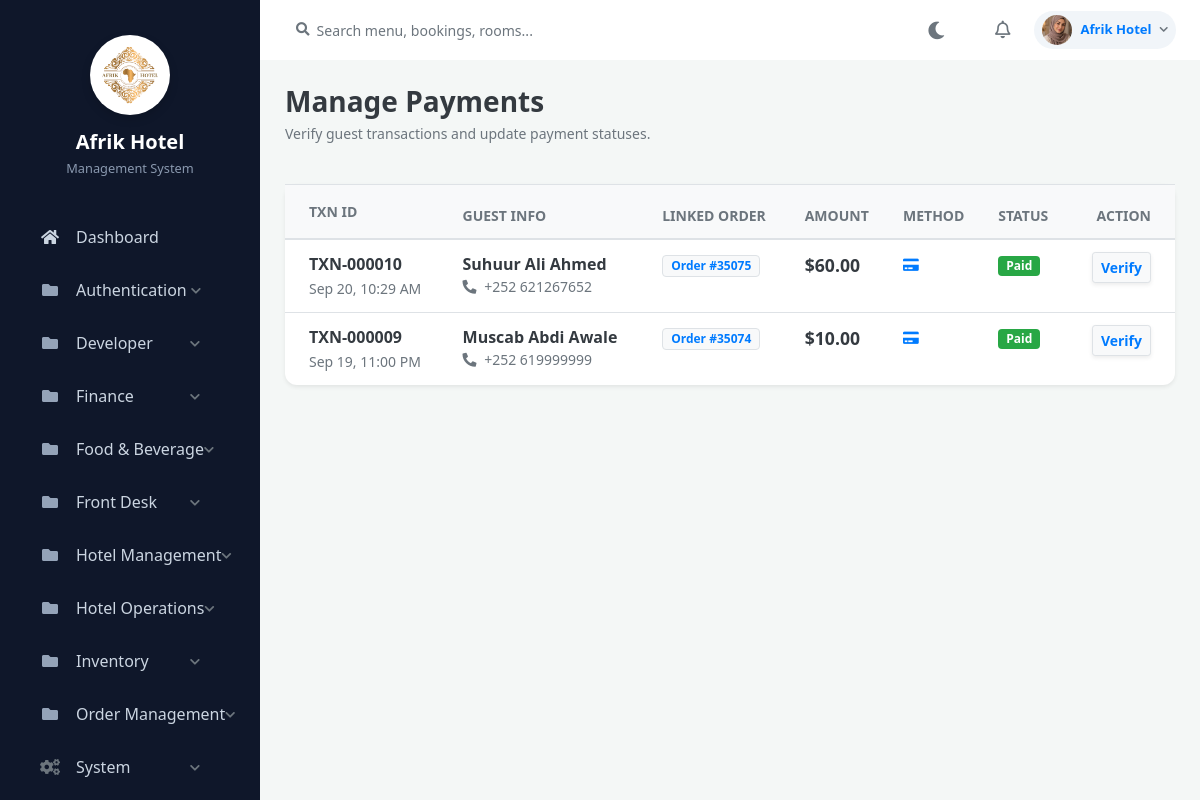
The page /admin/payments/payments.php (signed in) on the database its author committed.
### tables this page shows
CREATE TABLE `settings` (
  `id` int(11) NOT NULL,
  `hotel_name` varchar(255) NOT NULL,
  `hotel_email` varchar(255) NOT NULL,
  `hotel_phone` varchar(50) NOT NULL,
  `hotel_address` text NOT NULL,
  `updated_at` timestamp NOT NULL DEFAULT current_timestamp() ON UPDATE current_timestamp(),
  `hotel_logo` varchar(255) DEFAULT NULL
);

CREATE TABLE `system_pages` (
  `id` int(11) NOT NULL,
  `page_name` varchar(100) NOT NULL,
  `url` varchar(255) NOT NULL,
  `category` varchar(100) NOT NULL,
  `icon_class` varchar(100) NOT NULL,
  `page_type` varchar(50) DEFAULT 'Sidebar',
  `created_at` timestamp NOT NULL DEFAULT current_timestamp()
);

CREATE TABLE `payments` (
  `id` int(11) NOT NULL,
  `booking_id` int(11) DEFAULT NULL,
  `amount` decimal(10,2) NOT NULL DEFAULT 0.00,
  `amount_paid` decimal(10,2) DEFAULT NULL,
  `payment_method` enum('Cash','Card','Mobile Money') DEFAULT NULL,
  `payment_date` timestamp NOT NULL DEFAULT current_timestamp() ON UPDATE current_timestamp(),
  `status` varchar(50) DEFAULT 'Pending'
);

CREATE TABLE `customers` (
  `id` int(11) NOT NULL,
  `full_name` varchar(100) DEFAULT NULL,
  `email` varchar(100) DEFAULT NULL,
  `password` varchar(255) DEFAULT NULL,
  `phone` varchar(20) DEFAULT NULL,
  `id_number` varchar(50) DEFAULT NULL,
  `adress` varchar(255) DEFAULT NULL,
  `created_at` timestamp NOT NULL DEFAULT current_timestamp() ON UPDATE current_timestamp(),
  `nationality` varchar(100) DEFAULT NULL,
  `address` varchar(255) DEFAULT NULL
);

CREATE TABLE `bookings` (
  `id` int(11) NOT NULL,
  `customer_id` int(11) DEFAULT NULL,
  `room_id` int(11) DEFAULT NULL,
  `check_in` date DEFAULT NULL,
  `check_out` date DEFAULT NULL,
  `total_price` decimal(10,2) NOT NULL DEFAULT 0.00,
  `status` enum('Pending','Confirmed','Checked\r\nin','Checked-out','Cancelled') DEFAULT NULL,
  `total_amount` decimal(10,2) DEFAULT NULL,
  `created_at` timestamp NOT NULL DEFAULT current_timestamp() ON UPDATE current_timestamp(),
  `num_guests` int(11) DEFAULT 1
);

### includes/auth_check.php (called while the page is built, shortened)
<?php
$scriptDir = dirname($_SERVER['SCRIPT_FILENAME']);
$basePath = '';
while (!file_exists($scriptDir . '/config/database.php') && strlen($scriptDir) > 3) {
    $basePath .= '../';
    $scriptDir = dirname($scriptDir);
}
?>

### admin/payments/payments.php (the view, shortened to what this page needs)
<?php
require_once '../../includes/auth_check.php';
require_once '../../config/database.php';
$conn->query("ALTER TABLE payments MODIFY COLUMN status VARCHAR(50) DEFAULT 'Pending'");
$query = "
    SELECT p.id as payment_id, p.amount, p.payment_method, p.status as payment_status, p.payment_date,
           b.id as booking_id,
           c.full_name, c.phone
    FROM payments p
    JOIN bookings b ON p.booking_id = b.id
    JOIN customers c ON b.customer_id = c.id
    ORDER BY p.payment_date DESC
";
$payments_result = $conn->query($query);
include '../../includes/header.php';
include '../../includes/sidebar.php';
include '../../includes/navbar.php';
?>
<div class="container-fluid p-0">
    <div class="d-flex justify-content-between align-items-center mb-4">
        <div>
            <h1 class="h3 font-weight-bold text-dark mb-1">Manage Payments</h1>
            <p class="text-muted small">Verify guest transactions and update payment statuses.</p>
        </div>
    </div>
    <div class="card shadow-sm border-0" style="border-radius: 12px;">
        <div class="card-body p-0">
            <div class="table-responsive">
                <table class="table table-hover align-middle mb-0">
                    <thead class="bg-light text-muted small text-uppercase">
                        <tr>
                            <th class="pl-4 py-3">Txn ID</th>
                            <th>Guest Info</th>
                            <th>Linked Order</th>
                            <th>Amount</th>
                            <th>Method</th>
                            <th>Status</th>
                            <th class="text-right pr-4">Action</th>
                        </tr>
                    </thead>
                    <tbody>
                        <?php if($payments_result && $payments_result->num_rows > 0): ?>
                            <?php while($row = $payments_result->fetch_assoc()): ?>
                            <tr>
                                <td class="pl-4 font-weight-bold text-dark">
                                    TXN-<?php echo str_pad($row['payment_id'], 6, '0', STR_PAD_LEFT); ?><br>
                                    <small class="text-muted"><?php echo date('M d, g:i A', strtotime($row['payment_date'])); ?></small>
                                </td>
                                <td>
                                    <div class="font-weight-bold text-dark"><?php echo htmlspecialchars($row['full_name']); ?></div>
                                    <div class="small text-muted"><i class="fas fa-phone-alt mr-1"></i> <?php echo htmlspecialchars($row['phone']); ?></div>
                                </td>
                                <td>
                                    <a href="../bookings/bookings.php" class="badge badge-light border text-primary px-2 py-1">
                                        Order #<?php echo str_pad($row['booking_id'], 5, '0', STR_PAD_LEFT); ?>
                                    </a>
                                </td>
                                <td>
                                    <div class="font-weight-bold text-dark" style="font-size: 1.1rem;">$<?php echo number_format($row['amount'], 2); ?></div>
                                </td>
                                <td>
                                    <span class="text-muted font-weight-bold small text-uppercase">
                                        <i class="fas <?php echo ($row['payment_method'] == 'EVC Plus') ? 'fa-mobile-alt text-success' : 'fa-credit-card text-primary'; ?> mr-1"></i>
                                    </span>
                                </td>
                                <td>
                                    <?php
                                        $bg = 'badge-secondary';
                                        if($row['payment_status'] == 'Paid' || $row['payment_status'] == 'Completed') $bg = 'badge-success';
                                    ?>
                                    <span class="badge <?php echo $bg; ?> px-2 py-1" style="font-size: 0.75rem; border-radius: 4px;"><?php echo $row['payment_status']; ?></span>
                                </td>
                                <td class="text-right pr-4">
                                    <button class="btn btn-sm btn-light border text-primary font-weight-bold shadow-sm" data-toggle="modal" data-target="#payModal<?php echo $row['payment_id']; ?>">
                                        Verify
                                    </button>
                                </td>
                            </tr>
                            <?php endwhile; ?>
                        <?php else: ?>
                            <tr><td colspan="7" class="text-center py-5 text-muted">No payments found in the system.</td></tr>
                        <?php endif; ?>
                    </tbody>
                </table>
            </div>
        </div>
    </div>
</div>
<?php include '../../includes/footer.php'; ?>

### includes/sidebar.php (shortened to what this page needs)
<nav id="sidebar">
    <?php
    $sidebar_settings = [];
    if (isset($conn)) {
        $set_query = $conn->query("SELECT hotel_name, hotel_logo FROM settings WHERE id = 1");
        if ($set_query && $set_query->num_rows > 0) {
            $sidebar_settings = $set_query->fetch_assoc();
        }
    }
    $hotel_title = !empty($sidebar_settings['hotel_name']) ? htmlspecialchars($sidebar_settings['hotel_name']) : 'Afrik Hotel';
    $hotel_logo = !empty($sidebar_settings['hotel_logo']) ? htmlspecialchars($sidebar_settings['hotel_logo']) : '';
    ?>
    <div class="sidebar-header" style="flex-direction: column; text-align: center; padding-top: 35px; padding-bottom: 25px;">
        <?php if ($hotel_logo): ?>
            <img src="<?php echo $basePath; ?>assets/images/<?php echo $hotel_logo; ?>" alt="Logo" style="width: 80px; height: 80px; object-fit: cover; margin-bottom: 15px; margin-right: 0; background: #fff; border-radius: 50%; padding: 4px; box-shadow: 0 4px 10px rgba(0,0,0,0.15);">
        <?php endif; ?>
        <div>
            <div style="font-size: 1.25rem; line-height: 1.2; font-weight: 700; color: #fff;"><?php echo $hotel_title; ?></div>
            <div style="font-size: 0.8rem; font-weight: normal; color: #8a99af; margin-top: 5px;">Management System</div>
        </div>
    </div>
    <?php
    $current_page = basename($_SERVER['PHP_SELF']);
    $menu_structure = [];
    if (isset($conn)) {
        $pages_query = $conn->query("SELECT * FROM system_pages ORDER BY category ASC, id ASC");
        while($row = $pages_query->fetch_assoc()) {
            if (hasPermission($row['url'])) {
                if ($row['category'] === 'Finance' && (stripos($row['page_name'], 'report') !== false || stripos($row['url'], 'report') !== false)) {
                    $menu_structure['Reports'][] = $row;
                } else {
                    $menu_structure[$row['category']][] = $row;
                }
            }
        }
        $ordered_menu = [];
        if (isset($menu_structure['Main'])) {
            $ordered_menu['Main'] = $menu_structure['Main'];
            unset($menu_structure['Main']);
        }
        $system_pages = isset($menu_structure['System']) ? $menu_structure['System'] : null;
        unset($menu_structure['System']);
        $reports_pages = isset($menu_structure['Reports']) ? $menu_structure['Reports'] : null;
        unset($menu_structure['Reports']);
        foreach ($menu_structure as $cat => $pages) {
            $ordered_menu[$cat] = $pages;
        }
        if ($system_pages) {
            $ordered_menu['System'] = $system_pages;
        }
        if ($reports_pages) {
            $ordered_menu['Reports'] = $reports_pages;
        }
        $menu_structure = $ordered_menu;
    }
    ?>
    <ul class="list-unstyled components">
        <?php foreach($menu_structure as $category => $cat_pages): ?>
            <?php if ($category === 'Main'): ?>
                <?php foreach($cat_pages as $page): ?>
                    <li class="<?php echo ($current_page == basename($page['url'])) ? 'active' : ''; ?>">
                        <a href="<?php echo $basePath . $page['url']; ?>" class="d-flex align-items-center">
                            <i class="<?php echo htmlspecialchars($page['icon_class']); ?> mr-3" style="width: 20px; text-align: center;"></i>
                            <span style="white-space: nowrap;"><?php echo htmlspecialchars($page['page_name']); ?></span>
                        </a>
                    </li>
                <?php endforeach; ?>
            <?php else: ?>
                <?php $cat_id = md5($category); ?>
                <li>
                    <a href="#cat-<?php echo $cat_id; ?>" data-toggle="collapse" aria-expanded="false" class="d-flex justify-content-between align-items-center">
                        <div class="d-flex align-items-center">
                            <?php if ($category === 'Reports'): ?>
                                <i class="fas fa-chart-bar text-muted mr-3" style="width: 20px; text-align: center;"></i>
                            <?php elseif ($category === 'System'): ?>
                                <i class="fas fa-cogs text-muted mr-3" style="width: 20px; text-align: center;"></i>
                            <?php else: ?>
                                <i class="fas fa-folder text-muted mr-3" style="width: 20px; text-align: center;"></i>
                            <?php endif; ?>
                            <span style="white-space: nowrap;"><?php echo htmlspecialchars($category); ?></span>
                        </div>
                        <i class="fas fa-chevron-down text-muted" style="font-size: 0.7rem;"></i>
                    </a>
                </li>
            <?php endif; ?>
        <?php endforeach; ?>
    </ul>
</nav>

### includes/navbar.php (shortened to what this page needs)
<?php
$nav_username = htmlspecialchars($_SESSION['admin_username'] ?? 'Admin');
$nav_avatar = 'https://ui-avatars.com/api/?name=' . urlencode($nav_username) . '&background=10b981&color=fff';
if (isset($_SESSION['admin_id']) && isset($conn)) {
    $admin_id = intval($_SESSION['admin_id']);
    $pic_query = $conn->query("SELECT profile_picture FROM admin WHERE id = $admin_id");
    if ($pic_query && $pic_query->num_rows > 0) {
        $pic_data = $pic_query->fetch_assoc();
        if (!empty($pic_data['profile_picture'])) {
            $base = isset($basePath) ? $basePath : '../';
            $nav_avatar = $base . 'assets/images/' . htmlspecialchars($pic_data['profile_picture']);
        }
    }
}
?>
<div id="content">
    <div class="top-navbar px-4 py-2 d-flex align-items-center justify-content-between" style="background: var(--card-bg, #ffffff); border-bottom: 1px solid var(--border-color); position: sticky; top: 0; z-index: 999; transition: background 0.3s ease;">
        <div class="d-flex align-items-center flex-grow-1">
            <div class="input-group" style="max-width: 350px;">
                <div class="input-group-prepend">
                    <span class="input-group-text bg-transparent border-0 pr-1">
                        <i class="fas fa-search text-muted" style="font-size: 0.85rem;"></i>
                    </span>
                </div>
                <input type="text" class="form-control bg-transparent border-0 shadow-none px-1" placeholder="Search menu, bookings, rooms..." style="color: var(--text-main); font-size: 0.88rem;">
            </div>
        </div>
        <div class="d-flex align-items-center">
            <button type="button" id="darkModeToggle" class="btn btn-link text-muted p-2 mr-2" style="font-size: 1.1rem; text-decoration: none;">
                <i class="fas fa-moon" id="themeIcon"></i>
            </button>
            <div class="dropdown mx-2">
                <a href="#" class="text-muted position-relative d-inline-flex align-items-center p-2" id="notificationDropdown" data-toggle="dropdown" aria-haspopup="true" aria-expanded="false" style="font-size: 1.1rem;">
                    <i class="far fa-bell"></i>
                </a>
            </div>
            <div class="dropdown ml-2">
                <a href="#" class="d-flex align-items-center text-decoration-none py-1 px-2 rounded-pill" id="profileDropdown" data-toggle="dropdown" aria-haspopup="true" aria-expanded="false" style="background: var(--body-bg, #f1f5f9); border: 1px solid var(--border-color);">
                    <img src="<?php echo $nav_avatar; ?>" class="rounded-circle mr-2" style="width: 30px; height: 30px; object-fit: cover;" alt="User">
                    <span class="font-weight-bold mr-2 d-none d-sm-inline" style="font-size: 0.82rem; color: var(--text-main);"><?php echo $nav_username; ?></span>
                    <i class="fas fa-chevron-down text-muted" style="font-size: 0.6rem;"></i>
                </a>
            </div>
        </div>
    </div>
    <div class="content-wrapper">

### rows shown on the page
settings: hotel_logo (picture), hotel_name "Afrik Hotel"
system_pages: page_name "Dashboard"
payments: id "000010", payment_date "Sep 20, 10:29 AM", customers.full_name "Suhuur Ali Ahmed", customers.phone "+252 621267652", booking "35075", amount "60.00", status "Paid"
payments: id "000009", payment_date "Sep 19, 11:00 PM", customers.full_name "Muscab Abdi Awale", customers.phone "+252 619999999", booking "35074", amount "10.00", status "Paid"

### other values the page prints
$category "Authentication"
$category "Developer"
$category "Finance"
$category "Food & Beverage"
$category "Front Desk"
$category "Hotel Management"
$category "Hotel Operations"
$category "Inventory"
$category "Order Management"
$category "System"
$nav_username "Afrik Hotel"
